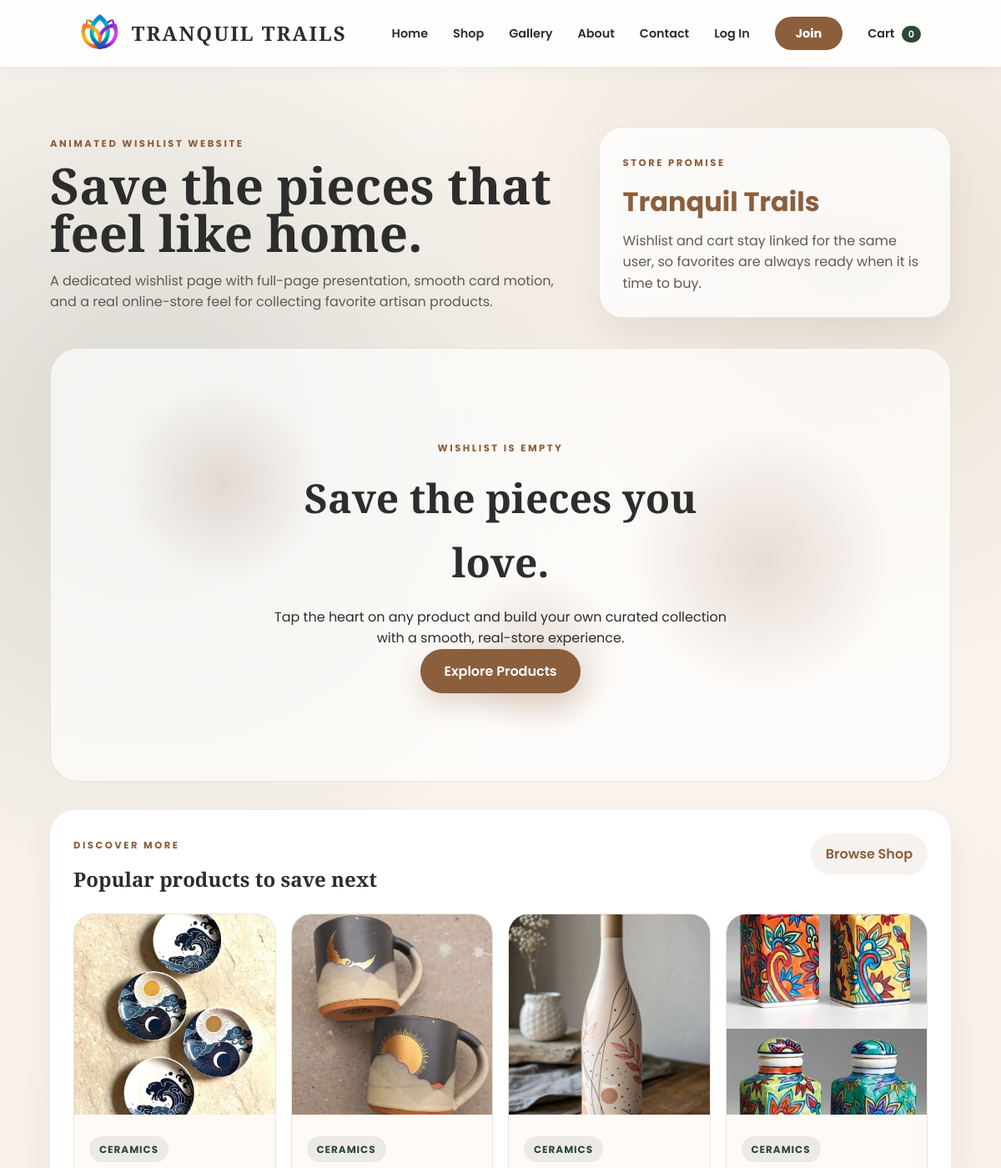
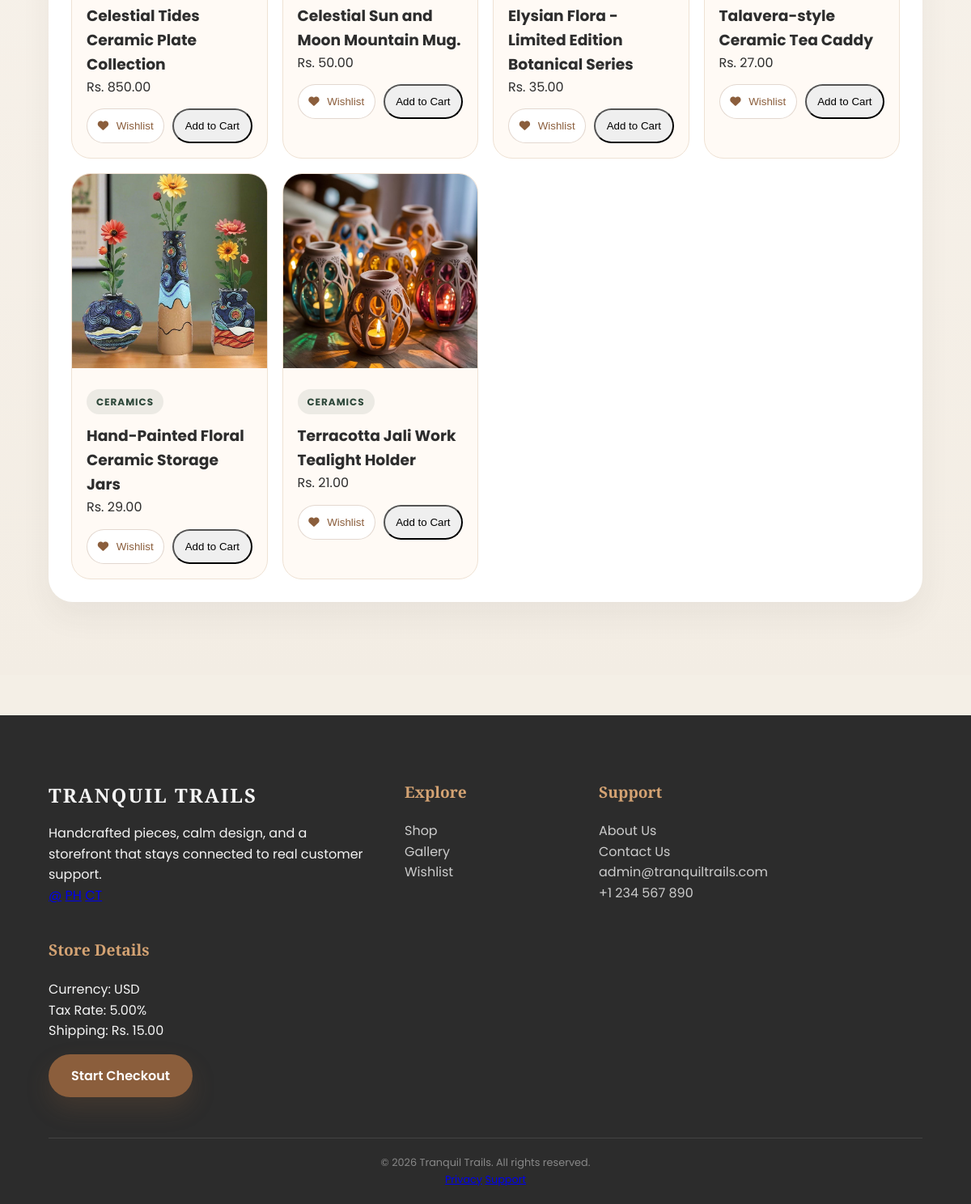
The app's page /wishlist/ with its own data (2 pictures, top to bottom).
### core/models.py (models this page shows, shortened)
class SiteSetting(models.Model):
    store_name = models.CharField(max_length=100, default="Tranquil Trails")
    admin_email = models.EmailField(default="admin@tranquiltrails.com")
    contact_phone = models.CharField(max_length=20, default="+1 234 567 890")
    currency = models.CharField(max_length=10, default="USD")
    tax_rate = models.DecimalField(max_digits=5, decimal_places=2, default=5.00)
    shipping_flat_rate = models.DecimalField(max_digits=6, decimal_places=2, default=15.00)
    maintenance_mode = models.BooleanField(default=False)

class Product(models.Model):
    category = models.ForeignKey(Category, related_name='products', on_delete=models.CASCADE)
    name = models.CharField(max_length=200)
    slug = models.SlugField(unique=True)
    image = models.ImageField(upload_to='products/')
    description = models.TextField(blank=True)
    price = models.DecimalField(max_digits=10, decimal_places=2)
    stock = models.PositiveIntegerField(default=0)
    available = models.BooleanField(default=True)
    created_at = models.DateTimeField(auto_now_add=True)
    updated_at = models.DateTimeField(auto_now=True)

class Category(models.Model):
    name = models.CharField(max_length=100)
    slug = models.SlugField(unique=True)
    image = models.ImageField(upload_to='categories/', blank=True, null=True)
    class Meta:
        verbose_name_plural = "Categories"

### core/views.py (the view)
# urls.py: path('wishlist/', views.wishlist_page, name='wishlist'),
def wishlist_page(request):
    featured_products = Product.objects.filter(available=True).select_related('category')[:6]
    return render(request, 'wishlist.html', {
        'featured_products': featured_products,
    })

### core/context_processors.py (called while the page is built)
def site_settings(request):
    settings_obj, _ = SiteSetting.objects.get_or_create(id=1)
    return {'site_settings': settings_obj}

### core/templates/wishlist.html (shortened to what this page needs)
{% load static %}
<!DOCTYPE html>
<html lang="en">
<head>
    <link rel="stylesheet" href="https://cdnjs.cloudflare.com/ajax/libs/font-awesome/6.4.0/css/all.min.css">
    <link rel="stylesheet" href="{% static 'styles.css' %}">
</head>
<body>
    {% include 'partials/site_nav.html' %}
    <main class="wishlist-site-shell">
        <section class="wishlist-page-top">
            <div>
                <span class="eyebrow">Animated Wishlist Website</span>
                <h1>Save the pieces that feel like home.</h1>
                <p>A dedicated wishlist page with full-page presentation, smooth card motion, and a real online-store feel for collecting favorite artisan products.</p>
            </div>
            <div class="wishlist-top-card">
                <span class="eyebrow">Store Promise</span>
                <strong>{{ site_settings.store_name }}</strong>
                <p>Wishlist and cart stay linked for the same user, so favorites are always ready when it is time to buy.</p>
            </div>
        </section>
        <section class="wishlist-page-stage" id="wishlist-page-root"></section>
        <section class="wishlist-showcase">
            <div class="cart-panel-header">
                <div>
                    <span class="eyebrow">Discover More</span>
                    <h2>Popular products to save next</h2>
                </div>
                <a href="{% url 'shop' %}" class="ghost-link-btn">Browse Shop</a>
            </div>
            <div class="wishlist-showcase-grid">
                {% for product in featured_products %}
                <article class="wishlist-showcase-card">
                    {% if product.image %}
                    <img src="{{ product.image.url }}" alt="{{ product.name }}">
                    {% else %}
                    <img src="{% static 'placeholder.jpg' %}" alt="{{ product.name }}">
                    {% endif %}
                    <div class="wishlist-showcase-body">
                        <span class="wishlist-chip">{{ product.category.name }}</span>
                        <h3>{{ product.name }}</h3>
                        <p>Rs. {{ product.price }}</p>
                        <div class="wishlist-showcase-actions">
                            <button
                                class="wishlist-btn"
                                data-id="{{ product.id }}"
                                data-name="{{ product.name }}"
                                data-price="{{ product.price }}"
                                data-img="{% if product.image %}{{ product.image.url }}{% endif %}"
                            >
                                <i class="fas fa-heart"></i>
                                <span class="wishlist-btn-label" style="margin-left:6px;">Wishlist</span>
                            </button>
                            <button
                                class="add-btn"
                                data-id="{{ product.id }}"
                                data-name="{{ product.name }}"
                                data-price="{{ product.price }}"
                                data-img="{% if product.image %}{{ product.image.url }}{% endif %}"
                            >
                                Add to Cart
                            </button>
                        </div>
                    </div>
                </article>
                {% endfor %}
            </div>
        </section>
    </main>
    {% include 'partials/site_footer.html' %}
</body>
</html>

### core/templates/partials/site_nav.html (shortened to what this page needs)
{% load static %}
<nav>
    <a href="{% url 'home' %}" class="logo-container">
        <img src="{% static 'Adobe Express - file.png' %}" alt="{{ site_settings.store_name }}" class="logo-img">
        <span class="logo-text">{{ site_settings.store_name|upper }}</span>
    </a>
    <ul class="nav-links" id="navLinks">
        <li><a href="{% url 'home' %}" {% if request.resolver_match.url_name == 'home' %}style="color:#8B5E3C; font-weight:700;"{% endif %}>Home</a></li>
        <li><a href="{% url 'shop' %}" {% if request.resolver_match.url_name == 'shop' %}style="color:#8B5E3C; font-weight:700;"{% endif %}>Shop</a></li>
        <li><a href="{% url 'gallery' %}" {% if request.resolver_match.url_name == 'gallery' %}style="color:#8B5E3C; font-weight:700;"{% endif %}>Gallery</a></li>
        <li><a href="{% url 'about' %}" {% if request.resolver_match.url_name == 'about' %}style="color:#8B5E3C; font-weight:700;"{% endif %}>About</a></li>
        <li><a href="{% url 'contact' %}" {% if request.resolver_match.url_name == 'contact' %}style="color:#8B5E3C; font-weight:700;"{% endif %}>Contact</a></li>
        {% if user.is_authenticated %}
        <li>
            <div class="nav-user-container">
                <img src="https://cdn-icons-png.flaticon.com/512/3135/3135715.png" alt="Profile" class="user-avatar" id="userAvatarBtn">
                <div class="profile-dropdown" id="profileDropdown">
                    <div style="padding: 10px 16px; font-weight: bold; background: #f9f9f9; font-size: 0.8rem; border-bottom: 1px solid #eee;">
                        Hi, {{ user.first_name|default:user.username }}
                    </div>
                    <a href="{% url 'cart' %}">My Cart</a>
                    <a href="{% url 'my_orders' %}">My Orders</a>
                    <a href="{% url 'wishlist' %}">Wishlist <span class="cart-count-pill" data-wishlist-count>0</span></a>
                    <a href="#" onclick="logoutUser(); return false;" class="logout-btn">Logout</a>
                </div>
            </div>
        </li>
        {% else %}
        <li><a href="{% url 'login' %}">Log In</a></li>
        <li><a href="{% url 'signup' %}" style="background: #8B5E3C; color: white; padding: 10px 25px; border-radius: 50px; font-weight: bold;">Join</a></li>
        {% endif %}
        <li id="cartNavItem">
            <a href="#" id="cart-link">Cart <span class="cart-count-pill" id="cart-count">0</span></a>
        </li>
    </ul>
</nav>

### core/templates/partials/site_footer.html
{% now "Y" as current_year %}
<footer class="main-footer">
    <div class="footer-container">
        <div class="footer-section about">
            <h3 class="footer-logo">{{ site_settings.store_name|upper }}</h3>
            <p>Handcrafted pieces, calm design, and a storefront that stays connected to real customer support.</p>
            <div class="social-icons">
                <a href="mailto:{{ site_settings.admin_email }}" aria-label="Email">@</a>
                <a href="tel:{{ site_settings.contact_phone }}" aria-label="Phone">PH</a>
                <a href="{% url 'contact' %}" aria-label="Contact">CT</a>
            </div>
        </div>
        <div class="footer-section links">
            <h4>Explore</h4>
            <ul>
                <li><a href="{% url 'shop' %}">Shop</a></li>
                <li><a href="{% url 'gallery' %}">Gallery</a></li>
                <li><a href="{% url 'wishlist' %}">Wishlist</a></li>
            </ul>
        </div>
        <div class="footer-section links">
            <h4>Support</h4>
            <ul>
                <li><a href="{% url 'about' %}">About Us</a></li>
                <li><a href="{% url 'contact' %}">Contact Us</a></li>
                <li><a href="mailto:{{ site_settings.admin_email }}">{{ site_settings.admin_email }}</a></li>
                <li><a href="tel:{{ site_settings.contact_phone }}">{{ site_settings.contact_phone }}</a></li>
            </ul>
        </div>
        <div class="footer-section newsletter">
            <h4>Store Details</h4>
            <p>Currency: {{ site_settings.currency }}<br>Tax Rate: {{ site_settings.tax_rate }}%<br>Shipping: Rs. {{ site_settings.shipping_flat_rate }}</p>
            <a href="{% url 'checkout' %}" class="primary-link-btn" style="margin-top:16px;">Start Checkout</a>
        </div>
    </div>
    <div class="footer-bottom">
        <p>&copy; {{ current_year }} {{ site_settings.store_name }}. All rights reserved.</p>
        <div class="footer-legal">
            <a href="{% url 'about' %}">Privacy</a>
            <a href="{% url 'contact' %}">Support</a>
        </div>
    </div>
</footer>

### records on screen
SiteSetting: store_name "TRANQUIL TRAILS", store_name "Tranquil Trails", admin_email "admin@tranquiltrails.com", contact_phone "+1 234 567 890", currency "USD", tax_rate "5.00", shipping_flat_rate "15.00"
Product: image (picture), category.name "CERAMICS", name "Celestial Tides Ceramic Plate Collection", price "850.00"
Product: image (picture), category.name "CERAMICS", name "Celestial Sun and Moon Mountain Mug.", price "50.00"
Product: image (picture), category.name "CERAMICS", name "Elysian Flora - Limited Edition Botanical Series", price "35.00"
Product: image (picture), category.name "CERAMICS", name "Talavera-style Ceramic Tea Caddy", price "27.00"
Product: image (picture), category.name "CERAMICS", name "Hand-Painted Floral Ceramic Storage Jars", price "29.00"
Product: image (picture), category.name "CERAMICS", name "Terracotta Jali Work Tealight Holder", price "21.00"

### other values on screen
{{ current_year }} "2026"
